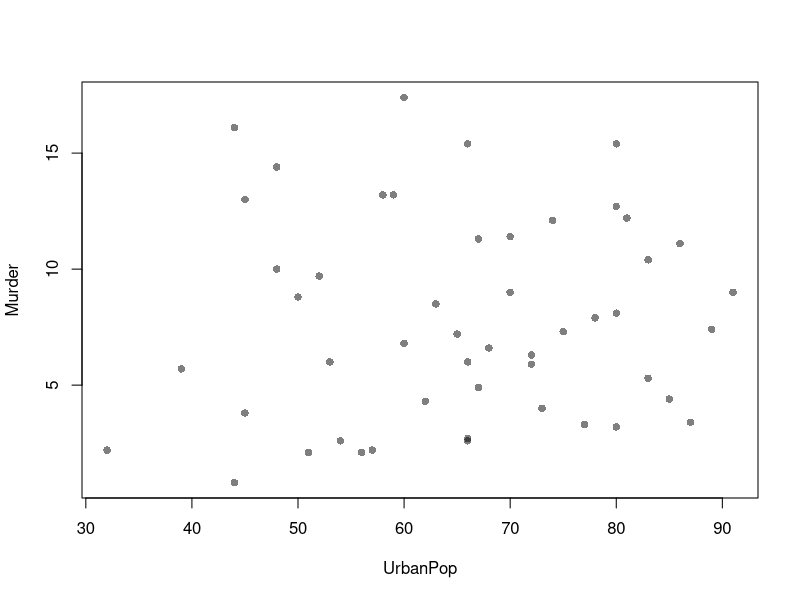
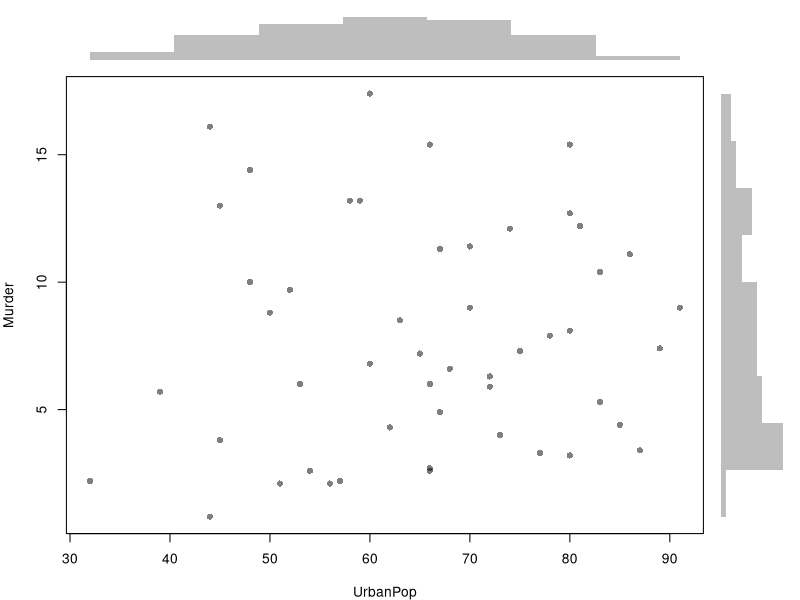
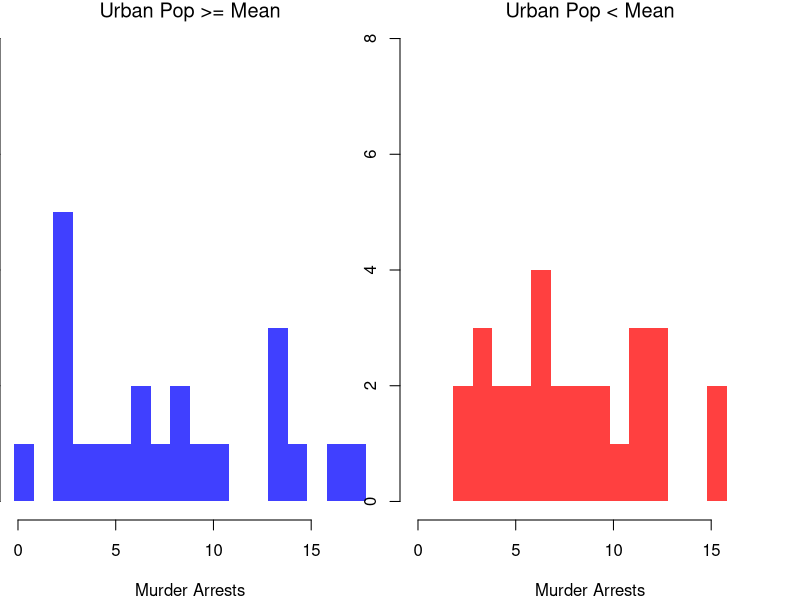
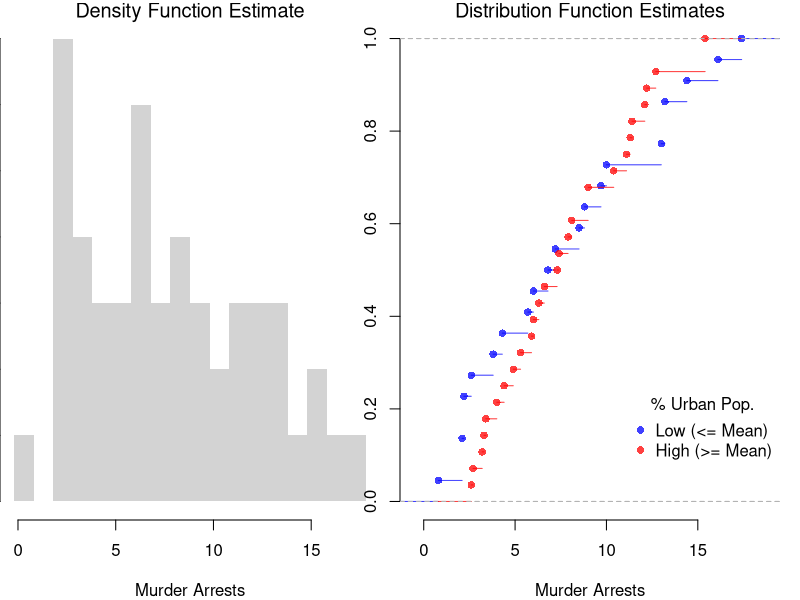
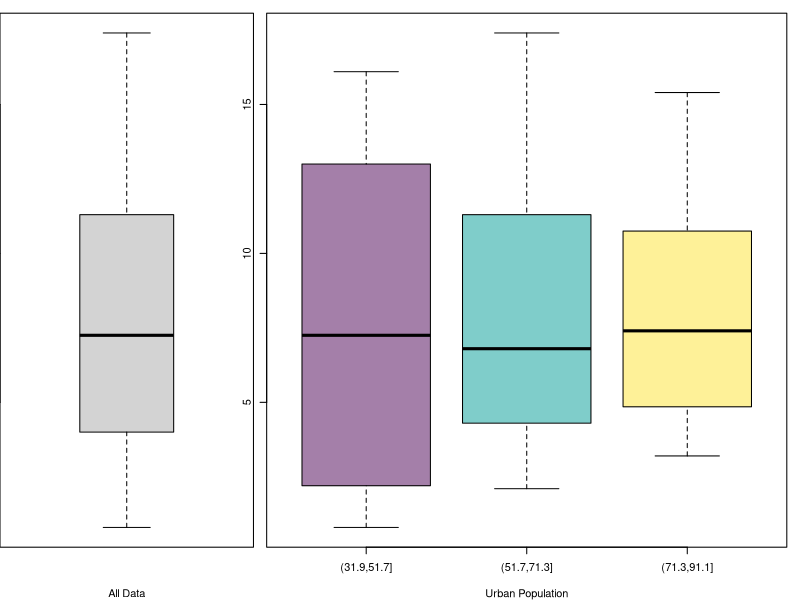
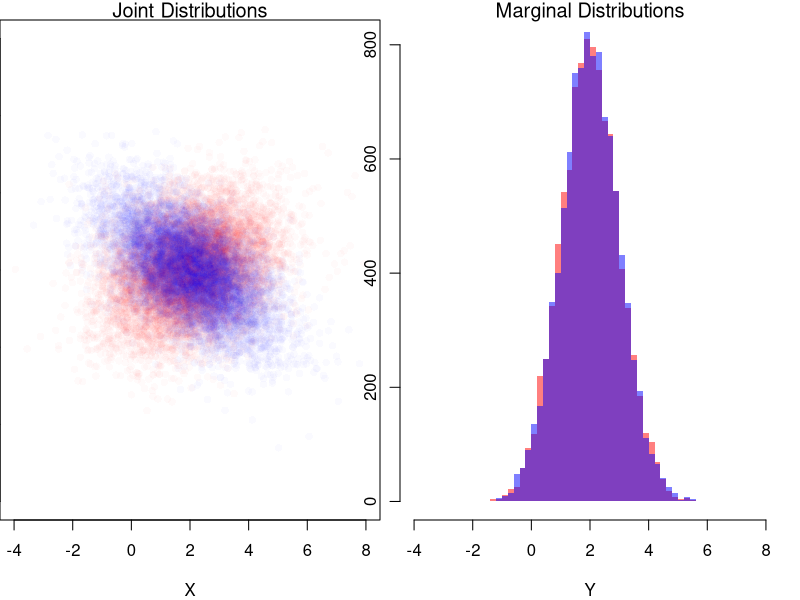

Generate these figures, in order, with R:
## ---- chunk 1
# Bivariate Data from USArrests
xy <- USArrests[,c('Murder','UrbanPop')]
xy[1,]
## ---- chunk 2
plot(Murder~UrbanPop, USArrests, pch=16, col=grey(0.,.5))
## ---- chunk 3
# Setup Plot
layout( matrix(c(2,0,1,3), ncol=2, byrow=TRUE),
    widths=c(9/10,1/10), heights=c(1/10,9/10))

# Scatterplot
par(mar=c(4,4,1,1))
plot(Murder~UrbanPop, USArrests, pch=16, col=rgb(0,0,0,.5))

# Add Marginals
par(mar=c(0,4,1,1))
xhist <- hist(USArrests[,'UrbanPop'], plot=FALSE)
barplot(xhist[['counts']], axes=FALSE, space=0, border=NA)

par(mar=c(4,0,1,1))
yhist <- hist(USArrests[,'Murder'], plot=FALSE)
barplot(yhist[['counts']], axes=FALSE, space=0, horiz=TRUE, border=NA)
## ---- chunk 4
# Tailored Histogram 
ylim <- c(0,8)
xbks <-  seq(min(USArrests[,'Murder'])-1, max(USArrests[,'Murder'])+1, by=1)

# Also show more information
# Split Data by Urban Population above/below mean
pop_mean <- mean(USArrests[,'UrbanPop'])
pop_cut <- USArrests[,'UrbanPop']< pop_mean
murder_lowpop <- USArrests[pop_cut,'Murder']
murder_highpop <- USArrests[!pop_cut,'Murder']
cols <- c(low=rgb(0,0,1,.75), high=rgb(1,0,0,.75))

par(mfrow=c(1,2))
hist(murder_lowpop,
    breaks=xbks, col=cols[1],
    main='Urban Pop >= Mean', font.main=1,
    xlab='Murder Arrests',
    border=NA, ylim=ylim)

hist(murder_highpop,
    breaks=xbks, col=cols[2],
    main='Urban Pop < Mean', font.main=1,
    xlab='Murder Arrests',
    border=NA, ylim=ylim)
## ---- chunk 5
par(mfrow=c(1,2))
# Full Sample Density
hist(USArrests[,'Murder'], 
    main='Density Function Estimate', font.main=1,
    xlab='Murder Arrests',
    breaks=xbks, freq=F, border=NA)

# Split Sample Distribution Comparison
F_lowpop <- ecdf(murder_lowpop)
plot(F_lowpop, col=cols[1],
    pch=16, xlab='Murder Arrests',
    main='Distribution Function Estimates',
    font.main=1, bty='n')
F_highpop <- ecdf(murder_highpop)
plot(F_highpop, add=T, col=cols[2], pch=16)

legend('bottomright', col=cols,
    pch=16, bty='n', inset=c(0,.1),
    title='% Urban Pop.',
    legend=c('Low (<= Mean)','High (>= Mean)'))
## ---- chunk 6
# Simple Interactive Scatter Plot
# plot(Assault~UrbanPop, USArrests, col=grey(0,.5), pch=16,
#    cex=USArrests[,'Murder']/diff(range(USArrests[,'Murder']))*2,
#    main='US Murder arrests (per 100,000)')
## ---- chunk 7
layout( t(c(1,2,2)))
boxplot(USArrests[,'Murder'], main='',
    xlab='All Data', ylab='Murder Arrests')

# K Groups with even spacing
K <- 3
USArrests[,'UrbanPop_Kcut'] <- cut(USArrests[,'UrbanPop'],K)
Kcols <- hcl.colors(K,alpha=.5)
boxplot(Murder~UrbanPop_Kcut, USArrests,
    main='', col=Kcols,
    xlab='Urban Population', ylab='')

# 4 Groups with equal numbers of observations
#Qcuts <- c(
#    '0%'=min(USArrests[,'UrbanPop'])-10*.Machine[['double.eps']],
#    quantile(USArrests[,'UrbanPop'], probs=c(.25,.5,.75,1)))
#USArrests[,'UrbanPop']_cut <- cut(USArrests[,'UrbanPop'], Qcuts)
#boxplot(Murder~UrbanPop_cut, USArrests, col=hcl.colors(4,alpha=.5))
## ---- chunk 8
# Create a 2x2 matrix for the joint distribution.
# Rows correspond to X1 (coin 1), and columns correspond to X2 (coin 2).
P_fair <- matrix(1/4, nrow = 2, ncol = 2)
rownames(P_fair) <- c("X1=0", "X1=1")
colnames(P_fair) <- c("X2=0", "X2=1")
P_fair

# Compute the marginal distributions.
# Marginal for X1: sum across columns.
P_X1 <- rowSums(P_fair)
P_X1
# Marginal for X2: sum across rows.
P_X2 <- colSums(P_fair)
P_X2

# Compute the conditional probabilities Prob(X2 | X1).
cond_X2_given_X1 <- matrix(0, nrow = 2, ncol = 2)
for (j in c(1,2)) {
  cond_X2_given_X1[, j] <- P_fair[, j] / P_X1[j]
}
rownames(cond_X2_given_X1) <- c("X2=0", "X2=1")
colnames(cond_X2_given_X1) <- c("given X1=0", "given X1=1")
cond_X2_given_X1
## ---- chunk 9
# Create the joint distribution matrix for the unfair coin case.
P_unfair <- matrix(c(0.5, 0, 0, 0.5), nrow = 2, ncol = 2, byrow = TRUE)
rownames(P_unfair) <- c("X1=0", "X1=1")
colnames(P_unfair) <- c("X2=0", "X2=1")
P_unfair

# Compute the marginal distribution for X2 in the unfair case.
P_X2_unfair <- colSums(P_unfair)
P_X1_unfair <- rowSums(P_unfair)

# Compute the conditional probabilities Prob(X1 | X2) for the unfair coin.
cond_X2_given_X1_unfair <- matrix(NA, nrow = 2, ncol = 2)
for (j in c(1,2)) {
  if (P_X1_unfair[j] > 0) {
    cond_X2_given_X1_unfair[, j] <- P_unfair[, j] / P_X1_unfair[j]
  }
}
rownames(cond_X2_given_X1_unfair) <- c("X2=0", "X2=1")
colnames(cond_X2_given_X1_unfair) <- c("given X1=0", "given X1=1")
cond_X2_given_X1_unfair
## ---- chunk 10
# Simulate Bivariate Data
N <- 10000
Mu <- c(2,2) ## Means

Sigma1 <- matrix(c(2,-.8,-.8,1),2,2) ## CoVariance Matrix
MVdat1 <- mvtnorm::rmvnorm(N, Mu, Sigma1)
colnames(MVdat1) <- c('X','Y')

Sigma2 <- matrix(c(2,.4,.4,1),2,2) ## CoVariance Matrix
MVdat2 <- mvtnorm::rmvnorm(N, Mu, Sigma2)
colnames(MVdat2) <- c('X','Y')

par(mfrow=c(1,2))
## Different diagonals
plot(MVdat2, col=rgb(1,0,0,0.02), pch=16,
    main='Joint Distributions', font.main=1,
    ylim=c(-4,8), xlim=c(-4,8),
    xlab='X', ylab='Y')
points(MVdat1,col=rgb(0,0,1,0.02),pch=16)
## Same marginal distributions
xbks <- seq(-4,8,by=.2)
hist(MVdat2[,2], col=rgb(1,0,0,0.5),
    breaks=xbks, border=NA, 
    xlab='Y',
    main='Marginal Distributions', font.main=1)
hist(MVdat1[,2], col=rgb(0,0,1,0.5),
    add=T, breaks=xbks, border=NA)
## ---- chunk 11
# Verify Bayes' theorem for the unfair coin case:
# Compute Prob(X1=1 | X2=1) using the formula:
#   Prob(X1=1 | X2=1) = [Prob(X2=1 | X1=1) * Prob(X1=1)] / Prob(X2=1)

P_X1_1 <- 0.5
P_X2_1_given_X1_1 <- 1  # Since coin 2 copies coin 1.
P_X2_1 <- P_X2_unfair["X2=1"]

bayes_result <- (P_X2_1_given_X1_1 * P_X1_1) / P_X2_1
bayes_result
